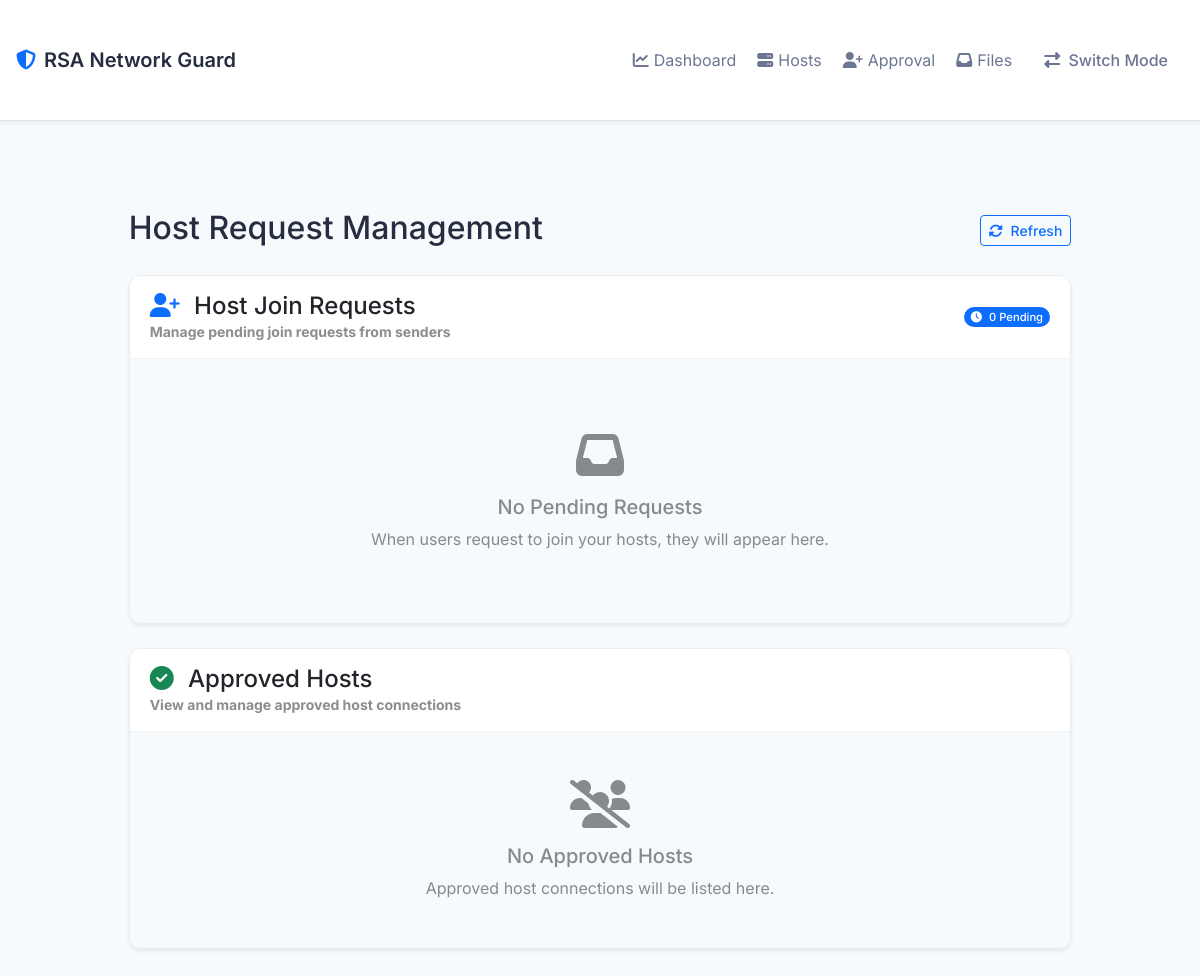
Page /receiver_host/approval on the earlier database version.
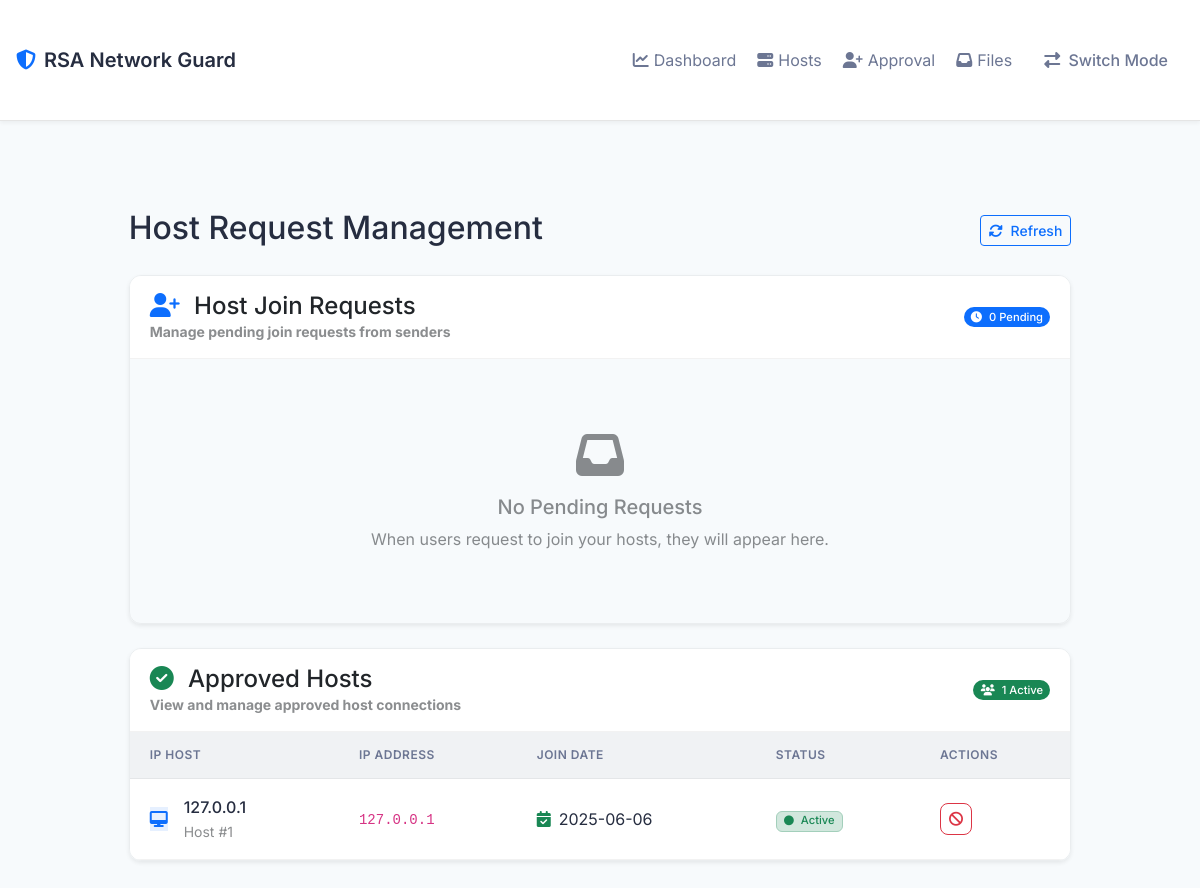
Same page on the later database version.
### models.py (models this page shows)
class HostJoinRequest(db.Model):
    id = db.Column(db.Integer, primary_key=True)
    host_id = db.Column(db.Integer, db.ForeignKey('host.id'), nullable=False)
    sender_ip = db.Column(db.String(45), nullable=False)
    host_owner_ip = db.Column(db.String(45), nullable=False)
    message = db.Column(db.String(255))
    response_message = db.Column(db.String(255))
    status = db.Column(db.String(20), default='pending')  # pending, approved, rejected, revoked
    created_at = db.Column(db.DateTime, nullable=False, default=datetime.utcnow)
    approved_at = db.Column(db.DateTime)
    rejected_at = db.Column(db.DateTime)
    revoked_at = db.Column(db.DateTime)
    host = db.relationship('Host', backref=db.backref('join_requests', lazy=True))

### routes.py (the view)
@app.route('/receiver_host/approval')
def receiver_host_approval():
    client_ip = get_client_ip()
    pending_requests = HostJoinRequest.query.filter_by(
        host_owner_ip=client_ip,
        status='pending'
    ).order_by(HostJoinRequest.created_at.desc()).all()
    approved_hosts = HostJoinRequest.query.filter_by(
        host_owner_ip=client_ip,
        status='approved'
    ).order_by(HostJoinRequest.approved_at.desc()).all()
    now = datetime.now()
    return render_template('host_approval.html',
                         pending_requests=pending_requests,
                         approved_hosts=approved_hosts,
                         now=now)

### routes.py (called while the page is built)
def get_client_ip():
    ip = None
    if request.headers.get('X-Forwarded-For'):
        ip = request.headers.get('X-Forwarded-For').split(',')[0].strip()
    elif request.headers.get('X-Real-IP'):
        ip = request.headers.get('X-Real-IP')
    else:
        ip = request.remote_addr
    try:
        return ipaddress.ip_address(ip).exploded
    except ValueError:
        return None

### templates/host_approval.html (shortened to what the changed rows need)
{% extends "base.html" %}
{% block content %}
<div class="container">
    <div class="row justify-content-center">
        <div class="col-lg-10">
            <div class="page-header mb-4">
                <div class="d-flex justify-content-between align-items-center">
                    <div>
                        <h2 class="mb-1">Host Request Management</h2>
                    </div>
                </div>
            </div>
            <div class="card shadow-sm">
                <div class="card-header bg-white py-3">
                    <div class="d-flex justify-content-between align-items-center">
                        <div>
                            <h4 class="mb-0">
                            </h4>
                            <p class="text-muted mb-0 small">View and manage approved host connections</p>
                        </div>
                        {% if approved_hosts %}
                        <span class="badge bg-success rounded-pill">
                            <i class="fas fa-users me-1"></i>
                            {{ approved_hosts|length }} Active
                        </span>
                        {% endif %}
                    </div>
                </div>
                <div class="card-bodv pending-requests">
                    {% if approved_hosts %}
                    <div class="table-responsive">
                        <table class="table table-hover align-middle">
                            <thead class="table-light">
                                <tr>
                                    <th>IP Host</th>
                                    <th>IP Address</th>
                                    <th>Join Date</th>
                                    <th>Status</th>
                                    <th>Actions</th>
                                </tr>
                            </thead>
                            <tbody>
                                {% for host in approved_hosts %}
                                <tr>
                                    <td>
                                        <div class="d-flex align-items-center">
                                            <div class="me-3">
                                                <div class="avatar-circle bg-primary bg-opacity-10 text-primary">
                                                    <i class="fas fa-desktop"></i>
                                                </div>
                                            </div>
                                            <div>
                                                <div class="fw-medium">{{ host.host_owner_ip }}</div>
                                                <small class="text-muted">Host #{{ host.id }}</small>
                                            </div>
                                        </div>
                                    </td>
                                    <td><code>{{ host.sender_ip }}</code></td>
                                    <td>
                                        <div class="d-flex align-items-center">
                                            <i class="fas fa-calendar-check me-2 text-success"></i>
                                            {{ host.approved_at.strftime('%Y-%m-%d') }}
                                        </div>
                                    </td>
                                    <td>
                                        <span class="badge bg-success-subtle text-success border border-success-subtle">
                                            <i class="fas fa-circle me-1 small"></i>
                                            Active
                                        </span>
                                    </td>
                                    <td>
                                        <form action="{{ url_for('revoke_host_access', host_id=host.id) }}" method="POST" class="d-inline">
                                            <button type="submit" class="btn btn-outline-danger btn-sm"
                                                    onclick="return confirm('Are you sure you want to revoke access for this host?')">
                                                <i class="fas fa-ban"></i>
                                            </button>
                                        </form>
                                    </td>
                                </tr>
                                {% endfor %}
                            </tbody>
                        </table>
                    </div>
                    {% else %}
                    <div class="text-center py-5">
                        <div class="mb-3">
                            <i class="fas fa-users-slash fa-3x text-muted"></i>
                        </div>
                        <h5 class="text-muted">No Approved Hosts</h5>
                        <p class="text-muted mb-0">Approved host connections will be listed here.</p>
                    </div>
                    {% endif %}
                </div>
            </div>
        </div>
    </div>
</div>
{% endblock %}

Differences in the rows shown:
added HostJoinRequest: host_owner_ip "127.0.0.1", id "1", sender_ip "127.0.0.1", approved_at "2025-06-06"
Other differences:
{{ approved_hosts|length }}: (not shown) → "1"
text no longer shown: "No Approved Hosts Approved host connections will be listed here."
text now shown: "Active IP HOST IP ADDRESS JOIN DATE STATUS ACTIONS"
